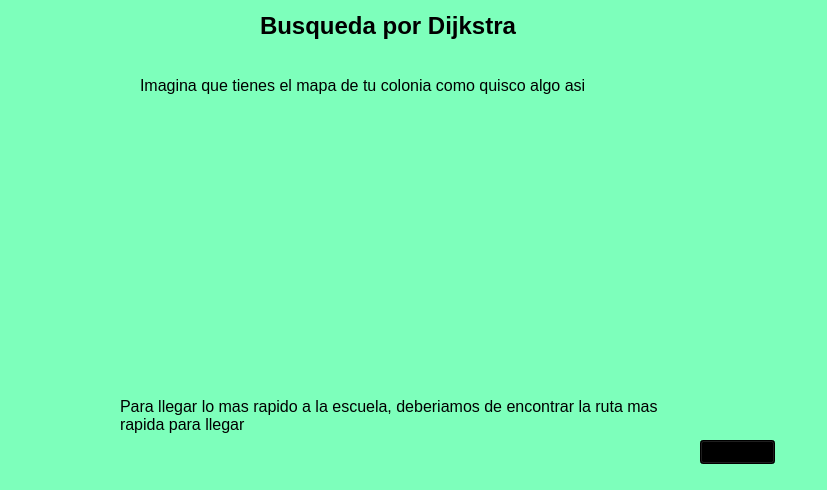
<?xml version="1.0" encoding="UTF-8"?>
<ui version="4.0">
 <class>dijkstraVista</class>
 <widget class="QStackedWidget" name="dijkstraVista">
  <property name="geometry">
   <rect>
    <x>0</x>
    <y>0</y>
    <width>827</width>
    <height>490</height>
   </rect>
  </property>
  <property name="windowTitle">
   <string>StackedWidget</string>
  </property>
  <property name="styleSheet">
   <string notr="true">background-color: rgb(125, 255, 187)</string>
  </property>
  <property name="currentIndex">
   <number>0</number>
  </property>
  <widget class="QWidget" name="page">
   <widget class="QLabel" name="label">
    <property name="geometry">
     <rect>
      <x>260</x>
      <y>10</y>
      <width>261</width>
      <height>31</height>
     </rect>
    </property>
    <property name="styleSheet">
     <string notr="true">color: black; font: bold; font-size: 18pt</string>
    </property>
    <property name="text">
     <string>Busqueda por Dijkstra</string>
    </property>
   </widget>
   <widget class="QLabel" name="label_2">
    <property name="geometry">
     <rect>
      <x>140</x>
      <y>50</y>
      <width>551</width>
      <height>71</height>
     </rect>
    </property>
    <property name="styleSheet">
     <string notr="true">font-size: 12pt; color: black</string>
    </property>
    <property name="text">
     <string>Imagina que tienes el mapa de tu colonia como quisco algo asi</string>
    </property>
   </widget>
   <widget class="QLabel" name="label_4">
    <property name="geometry">
     <rect>
      <x>120</x>
      <y>380</y>
      <width>551</width>
      <height>71</height>
     </rect>
    </property>
    <property name="styleSheet">
     <string notr="true">font-size: 12pt; color: black</string>
    </property>
    <property name="text">
     <string>Para llegar lo mas rapido a la escuela, deberiamos de encontrar la ruta mas rapida para llegar</string>
    </property>
    <property name="wordWrap">
     <bool>true</bool>
    </property>
   </widget>
   <widget class="QLabel" name="label_3">
    <property name="geometry">
     <rect>
      <x>50</x>
      <y>110</y>
      <width>701</width>
      <height>261</height>
     </rect>
    </property>
    <property name="text">
     <string/>
    </property>
    <property name="pixmap">
     <pixmap>Sources/Images/grafo.jpg.png</pixmap>
    </property>
    <property name="scaledContents">
     <bool>true</bool>
    </property>
   </widget>
   <widget class="QPushButton" name="btnNext">
    <property name="geometry">
     <rect>
      <x>700</x>
      <y>440</y>
      <width>75</width>
      <height>24</height>
     </rect>
    </property>
    <property name="styleSheet">
     <string notr="true">; background-color: black</string>
    </property>
    <property name="text">
     <string>Siguiente</string>
    </property>
   </widget>
  </widget>
  <widget class="QWidget" name="page_2">
   <widget class="QLabel" name="label_5">
    <property name="geometry">
     <rect>
      <x>60</x>
      <y>130</y>
      <width>701</width>
      <height>261</height>
     </rect>
    </property>
    <property name="text">
     <string/>
    </property>
    <property name="pixmap">
     <pixmap>Sources/Images/grafo.jpg.png</pixmap>
    </property>
    <property name="scaledContents">
     <bool>true</bool>
    </property>
   </widget>
   <widget class="QLabel" name="label_6">
    <property name="geometry">
     <rect>
      <x>260</x>
      <y>10</y>
      <width>261</width>
      <height>31</height>
     </rect>
    </property>
    <property name="styleSheet">
     <string notr="true">color: black; font: bold; font-size: 18pt</string>
    </property>
    <property name="text">
     <string>Busqueda por Dijkstra</string>
    </property>
   </widget>
   <widget class="QLabel" name="label_7">
    <property name="geometry">
     <rect>
      <x>90</x>
      <y>370</y>
      <width>551</width>
      <height>71</height>
     </rect>
    </property>
    <property name="styleSheet">
     <string notr="true">font-size: 12pt; color: black</string>
    </property>
    <property name="text">
     <string>Ahora veremos los lugares mas cercanos o con menor tiempo de recorrido</string>
    </property>
    <property name="wordWrap">
     <bool>true</bool>
    </property>
   </widget>
   <widget class="QLabel" name="label_8">
    <property name="geometry">
     <rect>
      <x>140</x>
      <y>60</y>
      <width>551</width>
      <height>71</height>
     </rect>
    </property>
    <property name="styleSheet">
     <string notr="true">font-size: 12pt; color: black</string>
    </property>
    <property name="text">
     <string>Para empezar necesitamos anotar nuestros lugares visitados y nuestro lugar de comienzo, por eso marcamos como nuestra casa con un valor de 0</string>
    </property>
    <property name="wordWrap">
     <bool>true</bool>
    </property>
   </widget>
   <widget class="QPushButton" name="btnNext_2">
    <property name="geometry">
     <rect>
      <x>720</x>
      <y>430</y>
      <width>75</width>
      <height>24</height>
     </rect>
    </property>
    <property name="styleSheet">
     <string notr="true">; background-color: black</string>
    </property>
    <property name="text">
     <string>Siguiente</string>
    </property>
   </widget>
  </widget>
  <widget class="QWidget" name="page_3">
   <widget class="QLabel" name="label_9">
    <property name="geometry">
     <rect>
      <x>130</x>
      <y>370</y>
      <width>551</width>
      <height>71</height>
     </rect>
    </property>
    <property name="styleSheet">
     <string notr="true">font-size: 12pt; color: black</string>
    </property>
    <property name="text">
     <string>Para actualizarlo sumaremos el valor de nuestra casa mas el tiempo de recorrido y veremos si es menor al valor que tienen los lugares, como es asi, el nuevo valor de los lugares es igual a la suma</string>
    </property>
    <property name="wordWrap">
     <bool>true</bool>
    </property>
   </widget>
   <widget class="QLabel" name="label_10">
    <property name="geometry">
     <rect>
      <x>250</x>
      <y>10</y>
      <width>261</width>
      <height>31</height>
     </rect>
    </property>
    <property name="styleSheet">
     <string notr="true">color: black; font: bold; font-size: 18pt</string>
    </property>
    <property name="text">
     <string>Busqueda por Dijkstra</string>
    </property>
   </widget>
   <widget class="QLabel" name="label_11">
    <property name="geometry">
     <rect>
      <x>50</x>
      <y>100</y>
      <width>731</width>
      <height>271</height>
     </rect>
    </property>
    <property name="text">
     <string/>
    </property>
    <property name="pixmap">
     <pixmap>Sources/Images/grafo2.png</pixmap>
    </property>
    <property name="scaledContents">
     <bool>true</bool>
    </property>
   </widget>
   <widget class="QLabel" name="label_12">
    <property name="geometry">
     <rect>
      <x>130</x>
      <y>50</y>
      <width>551</width>
      <height>71</height>
     </rect>
    </property>
    <property name="styleSheet">
     <string notr="true">font-size: 12pt; color: black</string>
    </property>
    <property name="text">
     <string>De nuestra casa tenemos la papeleria y el taller, entonces deberiamos actualizar nuestro mapa</string>
    </property>
    <property name="wordWrap">
     <bool>true</bool>
    </property>
   </widget>
   <widget class="QPushButton" name="btnNext_3">
    <property name="geometry">
     <rect>
      <x>720</x>
      <y>430</y>
      <width>75</width>
      <height>24</height>
     </rect>
    </property>
    <property name="styleSheet">
     <string notr="true">; background-color: black</string>
    </property>
    <property name="text">
     <string>Siguiente</string>
    </property>
   </widget>
  </widget>
  <widget class="QWidget" name="page_4">
   <widget class="QLabel" name="label_13">
    <property name="geometry">
     <rect>
      <x>120</x>
      <y>370</y>
      <width>551</width>
      <height>71</height>
     </rect>
    </property>
    <property name="styleSheet">
     <string notr="true">font-size: 12pt; color: black</string>
    </property>
    <property name="text">
     <string>Para la papeleria podemos darnos cuenta que su flehca viene de la tienda de musica, entonces sabemos que por ahi no podemos pasar, cerramos esa ruta y la marcamos como visitada</string>
    </property>
    <property name="wordWrap">
     <bool>true</bool>
    </property>
   </widget>
   <widget class="QLabel" name="label_14">
    <property name="geometry">
     <rect>
      <x>130</x>
      <y>40</y>
      <width>551</width>
      <height>71</height>
     </rect>
    </property>
    <property name="styleSheet">
     <string notr="true">font-size: 12pt; color: black</string>
    </property>
    <property name="text">
     <string>Debemos elegir el camino con menos tiempo, en este caso ambas rutas tienen el mismo tiempo, entonces recorremos las dos</string>
    </property>
    <property name="wordWrap">
     <bool>true</bool>
    </property>
   </widget>
   <widget class="QLabel" name="label_15">
    <property name="geometry">
     <rect>
      <x>250</x>
      <y>10</y>
      <width>261</width>
      <height>31</height>
     </rect>
    </property>
    <property name="styleSheet">
     <string notr="true">color: black; font: bold; font-size: 18pt</string>
    </property>
    <property name="text">
     <string>Busqueda por Dijkstra</string>
    </property>
   </widget>
   <widget class="QLabel" name="label_16">
    <property name="geometry">
     <rect>
      <x>60</x>
      <y>100</y>
      <width>731</width>
      <height>271</height>
     </rect>
    </property>
    <property name="text">
     <string/>
    </property>
    <property name="pixmap">
     <pixmap>Sources/Images/grafo2.png</pixmap>
    </property>
    <property name="scaledContents">
     <bool>true</bool>
    </property>
   </widget>
   <widget class="QPushButton" name="btnNext_4">
    <property name="geometry">
     <rect>
      <x>720</x>
      <y>430</y>
      <width>75</width>
      <height>24</height>
     </rect>
    </property>
    <property name="styleSheet">
     <string notr="true">; background-color: black</string>
    </property>
    <property name="text">
     <string>Siguiente</string>
    </property>
   </widget>
  </widget>
  <widget class="QWidget" name="page_5">
   <widget class="QLabel" name="label_17">
    <property name="geometry">
     <rect>
      <x>130</x>
      <y>360</y>
      <width>551</width>
      <height>71</height>
     </rect>
    </property>
    <property name="styleSheet">
     <string notr="true">font-size: 12pt; color: black</string>
    </property>
    <property name="text">
     <string>Del taller veremos cual es la ruta que sigue y nos damos cuente que hacia la heladeria, entonces repetimos el paso de antes para actualizar el mapa, sumamos el tiempo que llevamos, mas el que nos hariamos en llegar al taller</string>
    </property>
    <property name="wordWrap">
     <bool>true</bool>
    </property>
   </widget>
   <widget class="QLabel" name="label_18">
    <property name="geometry">
     <rect>
      <x>130</x>
      <y>40</y>
      <width>551</width>
      <height>71</height>
     </rect>
    </property>
    <property name="styleSheet">
     <string notr="true">font-size: 12pt; color: black</string>
    </property>
    <property name="text">
     <string>Si tomamos la ruta hacia el taller deberiamos hacer lo mismo, como este si tiene una ruta, aplicamos el mismo paso de antes</string>
    </property>
    <property name="wordWrap">
     <bool>true</bool>
    </property>
   </widget>
   <widget class="QLabel" name="label_19">
    <property name="geometry">
     <rect>
      <x>260</x>
      <y>10</y>
      <width>261</width>
      <height>31</height>
     </rect>
    </property>
    <property name="styleSheet">
     <string notr="true">color: black; font: bold; font-size: 18pt</string>
    </property>
    <property name="text">
     <string>Busqueda por Dijkstra</string>
    </property>
   </widget>
   <widget class="QLabel" name="label_20">
    <property name="geometry">
     <rect>
      <x>50</x>
      <y>100</y>
      <width>731</width>
      <height>261</height>
     </rect>
    </property>
    <property name="text">
     <string/>
    </property>
    <property name="pixmap">
     <pixmap>Sources/Images/grafo2.png</pixmap>
    </property>
    <property name="scaledContents">
     <bool>true</bool>
    </property>
   </widget>
   <widget class="QPushButton" name="btnNext_5">
    <property name="geometry">
     <rect>
      <x>730</x>
      <y>430</y>
      <width>75</width>
      <height>24</height>
     </rect>
    </property>
    <property name="styleSheet">
     <string notr="true">; background-color: black</string>
    </property>
    <property name="text">
     <string>Siguiente</string>
    </property>
   </widget>
  </widget>
  <widget class="QWidget" name="page_6">
   <widget class="QLabel" name="label_21">
    <property name="geometry">
     <rect>
      <x>260</x>
      <y>10</y>
      <width>261</width>
      <height>31</height>
     </rect>
    </property>
    <property name="styleSheet">
     <string notr="true">color: black; font: bold; font-size: 18pt</string>
    </property>
    <property name="text">
     <string>Busqueda por Dijkstra</string>
    </property>
   </widget>
   <widget class="QLabel" name="label_22">
    <property name="geometry">
     <rect>
      <x>100</x>
      <y>370</y>
      <width>661</width>
      <height>81</height>
     </rect>
    </property>
    <property name="styleSheet">
     <string notr="true">font-size: 12pt; color: black</string>
    </property>
    <property name="text">
     <string>Ahora, de la heladaria solo nos queda un lugar mas, la escuela, volvemos a repetir el mismo paso de antes para actualizar nuestro mapa, sumamos nuestros minutos actuales mas los 12 que nos hacemos para llegar a la escuela y si es menor que el numero que tiene la escuela, entonces actualizamos</string>
    </property>
    <property name="wordWrap">
     <bool>true</bool>
    </property>
   </widget>
   <widget class="QLabel" name="label_23">
    <property name="geometry">
     <rect>
      <x>60</x>
      <y>100</y>
      <width>731</width>
      <height>261</height>
     </rect>
    </property>
    <property name="text">
     <string/>
    </property>
    <property name="pixmap">
     <pixmap>Sources/Images/grafo3.png</pixmap>
    </property>
    <property name="scaledContents">
     <bool>true</bool>
    </property>
   </widget>
   <widget class="QLabel" name="label_24">
    <property name="geometry">
     <rect>
      <x>130</x>
      <y>50</y>
      <width>551</width>
      <height>51</height>
     </rect>
    </property>
    <property name="styleSheet">
     <string notr="true">font-size: 12pt; color: black</string>
    </property>
    <property name="text">
     <string>Ahora el peso para pasar a la heladaria cambia a 8, que si se dan cuenta, es la suma de los minutos que llevamos recorridos</string>
    </property>
    <property name="wordWrap">
     <bool>true</bool>
    </property>
   </widget>
   <widget class="QPushButton" name="btnNext_6">
    <property name="geometry">
     <rect>
      <x>730</x>
      <y>440</y>
      <width>75</width>
      <height>24</height>
     </rect>
    </property>
    <property name="styleSheet">
     <string notr="true">; background-color: black</string>
    </property>
    <property name="text">
     <string>Siguiente</string>
    </property>
   </widget>
  </widget>
  <widget class="QWidget" name="page_7">
   <widget class="QLabel" name="label_25">
    <property name="geometry">
     <rect>
      <x>240</x>
      <y>10</y>
      <width>261</width>
      <height>31</height>
     </rect>
    </property>
    <property name="styleSheet">
     <string notr="true">color: black; font: bold; font-size: 18pt</string>
    </property>
    <property name="text">
     <string>Busqueda por Dijkstra</string>
    </property>
   </widget>
   <widget class="QLabel" name="label_26">
    <property name="geometry">
     <rect>
      <x>330</x>
      <y>40</y>
      <width>401</width>
      <height>71</height>
     </rect>
    </property>
    <property name="styleSheet">
     <string notr="true">font-size: 12pt; color: black</string>
    </property>
    <property name="text">
     <string>En total nos hicimos 20 minutos en llegar a la escuela desde nuestra casa con este mapa</string>
    </property>
    <property name="wordWrap">
     <bool>true</bool>
    </property>
   </widget>
   <widget class="QLabel" name="label_27">
    <property name="geometry">
     <rect>
      <x>50</x>
      <y>100</y>
      <width>731</width>
      <height>261</height>
     </rect>
    </property>
    <property name="text">
     <string/>
    </property>
    <property name="pixmap">
     <pixmap>Sources/Images/grafo4.png</pixmap>
    </property>
    <property name="scaledContents">
     <bool>true</bool>
    </property>
   </widget>
   <widget class="QLabel" name="label_28">
    <property name="geometry">
     <rect>
      <x>110</x>
      <y>40</y>
      <width>221</width>
      <height>61</height>
     </rect>
    </property>
    <property name="styleSheet">
     <string notr="true">font-size: 12pt; color: black</string>
    </property>
    <property name="text">
     <string>Ya llegamos a la escuela!!!!</string>
    </property>
    <property name="wordWrap">
     <bool>true</bool>
    </property>
   </widget>
   <widget class="QLabel" name="label_29">
    <property name="geometry">
     <rect>
      <x>120</x>
      <y>370</y>
      <width>611</width>
      <height>71</height>
     </rect>
    </property>
    <property name="styleSheet">
     <string notr="true">font-size: 12pt; color: black</string>
    </property>
    <property name="text">
     <string>Si quisieramos hacer el camino de regreso de la escuela a nuestra casa, deberiamos de poner nuestro punto inicial la escuela y los tiempos de llegada de cada lugar en inifitno, justo como hicimos al principio</string>
    </property>
    <property name="wordWrap">
     <bool>true</bool>
    </property>
   </widget>
   <widget class="QPushButton" name="btnTerminar">
    <property name="geometry">
     <rect>
      <x>710</x>
      <y>440</y>
      <width>75</width>
      <height>24</height>
     </rect>
    </property>
    <property name="styleSheet">
     <string notr="true">; background-color: black</string>
    </property>
    <property name="text">
     <string>Terminar</string>
    </property>
   </widget>
  </widget>
 </widget>
 <resources/>
 <connections/>
</ui>
